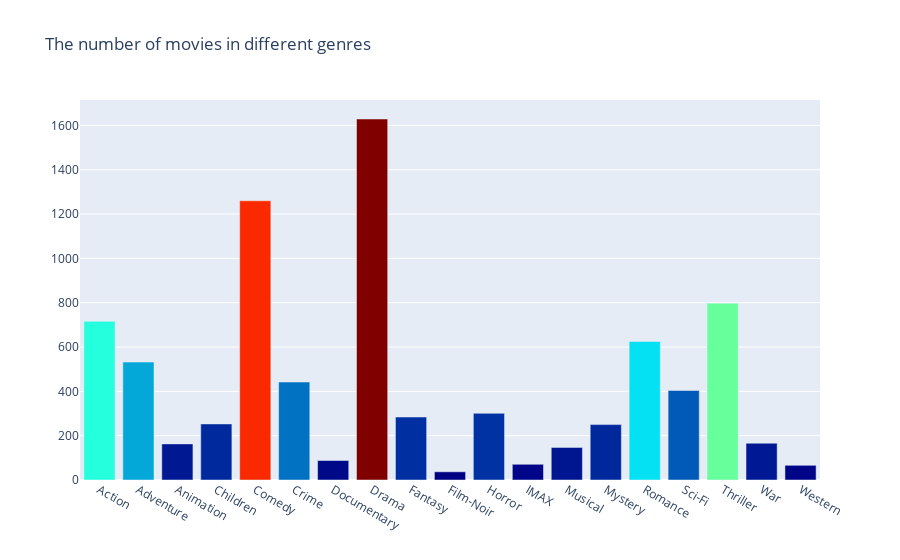

Notebook code cell kept with this figure:
### Code cell
import plotly.offline as py
from plotly import graph_objs as go

data = [go.Bar(
            x = movie_code_df.index,
            y = movie_code_df.iloc[:, 0].values,
            marker= dict(colorscale='Jet',
                         color = movie_code_df.iloc[:, 0].values
                        ),
    )]

layout = go.Layout(
    title='The number of movies in different genres'
)

fig = go.Figure(data=data, layout=layout)

py.iplot(fig, filename='basic-bar')

### Figure 1 — Plotly figure (JSON) as saved in the notebook; plotly's stock layout.template omitted (floating-point values rounded to 4 significant figures)
{"data": [{"marker": {"color": [716, 532, 163, 253, 1260, 442, 88, 1629, 284, 37, 301, 71, 147, 250, 625, 404, 798, 166, 66], "colorscale": [[0.0, "rgb(0,0,131)"], [0.2, "rgb(0,60,170)"], [0.4, "rgb(5,255,255)"], [0.6, "rgb(255,255,0)"], [0.8, "rgb(250,0,0)"], [1.0, "rgb(128,0,0)"]]}, "x": ["Action", "Adventure", "Animation", "Children", "Comedy", "Crime", "Documentary", "Drama", "Fantasy", "Film-Noir", "Horror", "IMAX", "Musical", "Mystery", "Romance", "Sci-Fi", "Thriller", "War", "Western"], "y": [716, 532, 163, 253, 1260, 442, 88, 1629, 284, 37, 301, 71, 147, 250, 625, 404, 798, 166, 66], "type": "bar"}], "layout": {"title": {"text": "The number of movies in different genres"}}}
